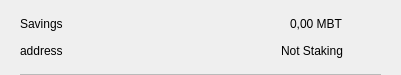
<?xml version="1.0" encoding="UTF-8"?>
<ui version="4.0">
 <class>CSRow</class>
 <widget class="QWidget" name="CSRow">
  <property name="geometry">
   <rect>
    <x>0</x>
    <y>0</y>
    <width>401</width>
    <height>75</height>
   </rect>
  </property>
  <property name="windowTitle">
   <string>Form</string>
  </property>
  <layout class="QVBoxLayout" name="verticalLayout">
   <property name="spacing">
    <number>0</number>
   </property>
   <property name="leftMargin">
    <number>20</number>
   </property>
   <property name="topMargin">
    <number>10</number>
   </property>
   <property name="rightMargin">
    <number>20</number>
   </property>
   <property name="bottomMargin">
    <number>0</number>
   </property>
   <item>
    <widget class="QWidget" name="info" native="true">
     <property name="minimumSize">
      <size>
       <width>0</width>
       <height>0</height>
      </size>
     </property>
     <layout class="QHBoxLayout" name="horizontalLayout_3">
      <property name="leftMargin">
       <number>0</number>
      </property>
      <property name="topMargin">
       <number>0</number>
      </property>
      <property name="rightMargin">
       <number>0</number>
      </property>
      <property name="bottomMargin">
       <number>10</number>
      </property>
      <item>
       <widget class="QWidget" name="container" native="true">
        <property name="minimumSize">
         <size>
          <width>0</width>
          <height>0</height>
         </size>
        </property>
        <layout class="QVBoxLayout" name="verticalLayout_2">
         <property name="spacing">
          <number>0</number>
         </property>
         <property name="leftMargin">
          <number>0</number>
         </property>
         <property name="topMargin">
          <number>0</number>
         </property>
         <property name="rightMargin">
          <number>0</number>
         </property>
         <property name="bottomMargin">
          <number>0</number>
         </property>
         <item>
          <layout class="QHBoxLayout" name="horizontalLayout">
           <item>
            <widget class="QLabel" name="labelName">
             <property name="toolTip">
              <string notr="true"/>
             </property>
             <property name="text">
              <string>Savings</string>
             </property>
            </widget>
           </item>
           <item>
            <spacer name="horizontalSpacer">
             <property name="orientation">
              <enum>Qt::Horizontal</enum>
             </property>
             <property name="sizeHint" stdset="0">
              <size>
               <width>40</width>
               <height>20</height>
              </size>
             </property>
            </spacer>
           </item>
           <item>
            <widget class="QLabel" name="labelAmount">
             <property name="text">
              <string>0,00 MBT</string>
             </property>
            </widget>
           </item>
          </layout>
         </item>
         <item>
          <layout class="QHBoxLayout" name="horizontalLayout_2">
           <item>
            <widget class="QLabel" name="labelAddress">
             <property name="toolTip">
              <string notr="true"/>
             </property>
             <property name="text">
              <string>address</string>
             </property>
            </widget>
           </item>
           <item>
            <spacer name="horizontalSpacer_2">
             <property name="orientation">
              <enum>Qt::Horizontal</enum>
             </property>
             <property name="sizeHint" stdset="0">
              <size>
               <width>40</width>
               <height>20</height>
              </size>
             </property>
            </spacer>
           </item>
           <item>
            <widget class="QLabel" name="labelStaking">
             <property name="text">
              <string>Not Staking</string>
             </property>
            </widget>
           </item>
          </layout>
         </item>
        </layout>
       </widget>
      </item>
      <item alignment="Qt::AlignHCenter|Qt::AlignVCenter">
       <widget class="QPushButton" name="pushButtonMenu">
        <property name="minimumSize">
         <size>
          <width>24</width>
          <height>24</height>
         </size>
        </property>
        <property name="maximumSize">
         <size>
          <width>32</width>
          <height>32</height>
         </size>
        </property>
        <property name="focusPolicy">
         <enum>Qt::NoFocus</enum>
        </property>
        <property name="styleSheet">
         <string notr="true">border:none; background-color:transparent;</string>
        </property>
        <property name="text">
         <string/>
        </property>
        <property name="icon">
         <iconset>
          <normaloff>://ic-menu-hover</normaloff>://ic-menu-hover</iconset>
        </property>
        <property name="iconSize">
         <size>
          <width>24</width>
          <height>24</height>
         </size>
        </property>
       </widget>
      </item>
     </layout>
    </widget>
   </item>
   <item>
    <widget class="QLabel" name="lblDivisory">
     <property name="minimumSize">
      <size>
       <width>0</width>
       <height>1</height>
      </size>
     </property>
     <property name="maximumSize">
      <size>
       <width>16777215</width>
       <height>1</height>
      </size>
     </property>
     <property name="styleSheet">
      <string notr="true">background-color:#bababa;</string>
     </property>
     <property name="text">
      <string/>
     </property>
     <property name="alignment">
      <set>Qt::AlignBottom|Qt::AlignLeading|Qt::AlignLeft</set>
     </property>
    </widget>
   </item>
  </layout>
 </widget>
 <resources/>
 <connections/>
</ui>
